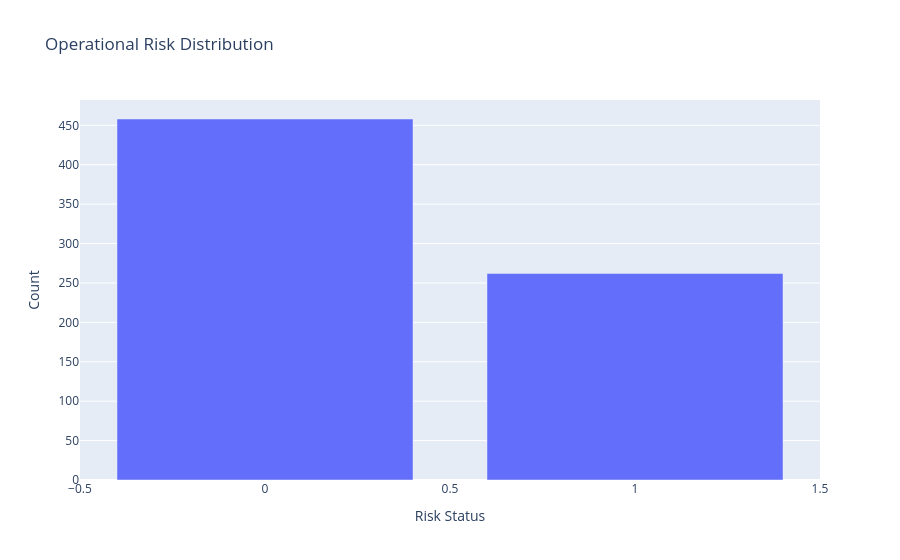

Notebook code for this chart:
### Code cell
fig = px.bar(
    risk_distribution,
    x="Risk Status",
    y="Count",
    title="Operational Risk Distribution"
)

fig.show()

### Figure 1 — Plotly figure (JSON) as saved in the notebook; plotly's stock layout.template omitted (floating-point values rounded to 4 significant figures)
{"data": [{"hovertemplate": "Risk Status=%{x}<br>Count=%{y}<extra></extra>", "legendgroup": "", "marker": {"color": "#636efa", "pattern": {"shape": ""}}, "name": "", "orientation": "v", "showlegend": false, "textposition": "auto", "type": "bar", "x": [0, 1], "xaxis": "x", "y": [458, 262], "yaxis": "y"}], "layout": {"barmode": "relative", "legend": {"tracegroupgap": 0}, "title": {"text": "Operational Risk Distribution"}, "xaxis": {"anchor": "y", "domain": [0, 1], "title": {"text": "Risk Status"}}, "yaxis": {"anchor": "x", "domain": [0, 1], "title": {"text": "Count"}}}}
